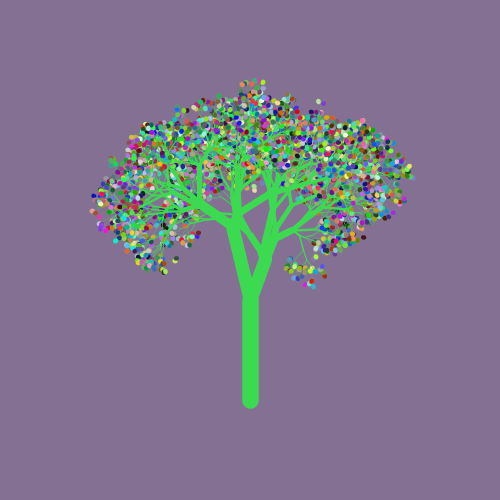
Frame 1 (no input)
Frame 60 (the mouse pressed at the canvas centre just before this capture): identical to frame 1, image omitted
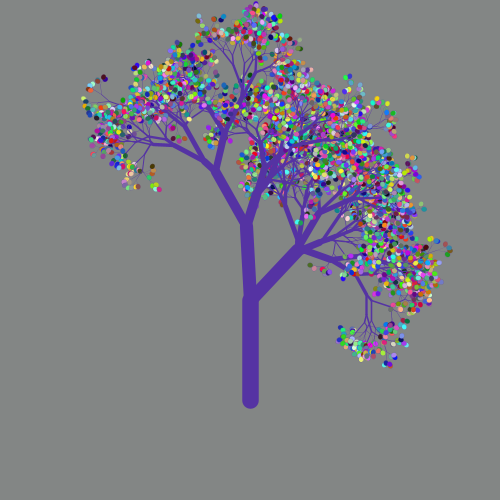
Frame 120 (the mouse held since frame 60 and released just before this capture)

The Processing sketch that drew these frames (run headless with seeded random() and noise(); from frame 60 on, the mouse is pressed at the canvas centre):

// Processing sketch: processing_1249
// ── processing_1249.pde

void setup(){
  size(500,500);
  drawTree();
}

void draw(){
  if(mousePressed == true){
    drawTree();
  }
}

void drawTree(){
    background(random(100,150),random(100,150),random(100,150));
    translate(250,300);
    int depth = 11;
    strokeWeight(depth*1.5);
    stroke(random(0,255),random(0,255),random(0,255),255);
    line(0,100,0,0);
    branch(depth);
}
  

void branch(int depth){
  pushMatrix();                    // store the old state
  rotate(radians(random(0,45)));   // rotate
  subBranch(depth);                // and draw one branch
  popMatrix();                     // go back to old state
  rotate(radians(random(-45,-0))); // rotate the other way
  subBranch(depth);                // and draw another branch
}

void subBranch(int depth) {
  scale(0.8);
  int len = (int) random(0,100);
  translate(0,-len);
  strokeWeight(depth*1.5);
  line(0,len,0,0);
  fill(random(0,255),random(0,255),random(0,255));
  if(depth == 0) {ellipse(0,0,70,80);}
  if(depth > 0) branch(depth-1);
}
